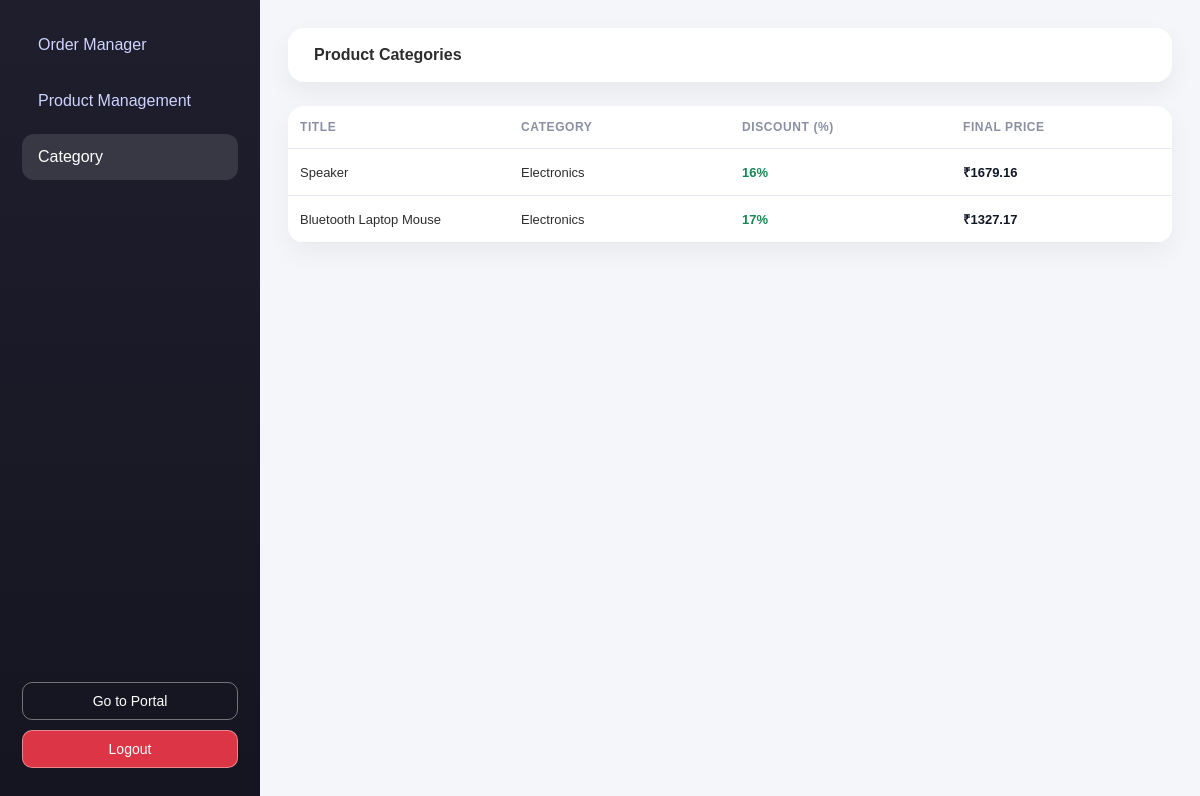
Page /products/get-orders/1/category (signed in) on the earlier database version.
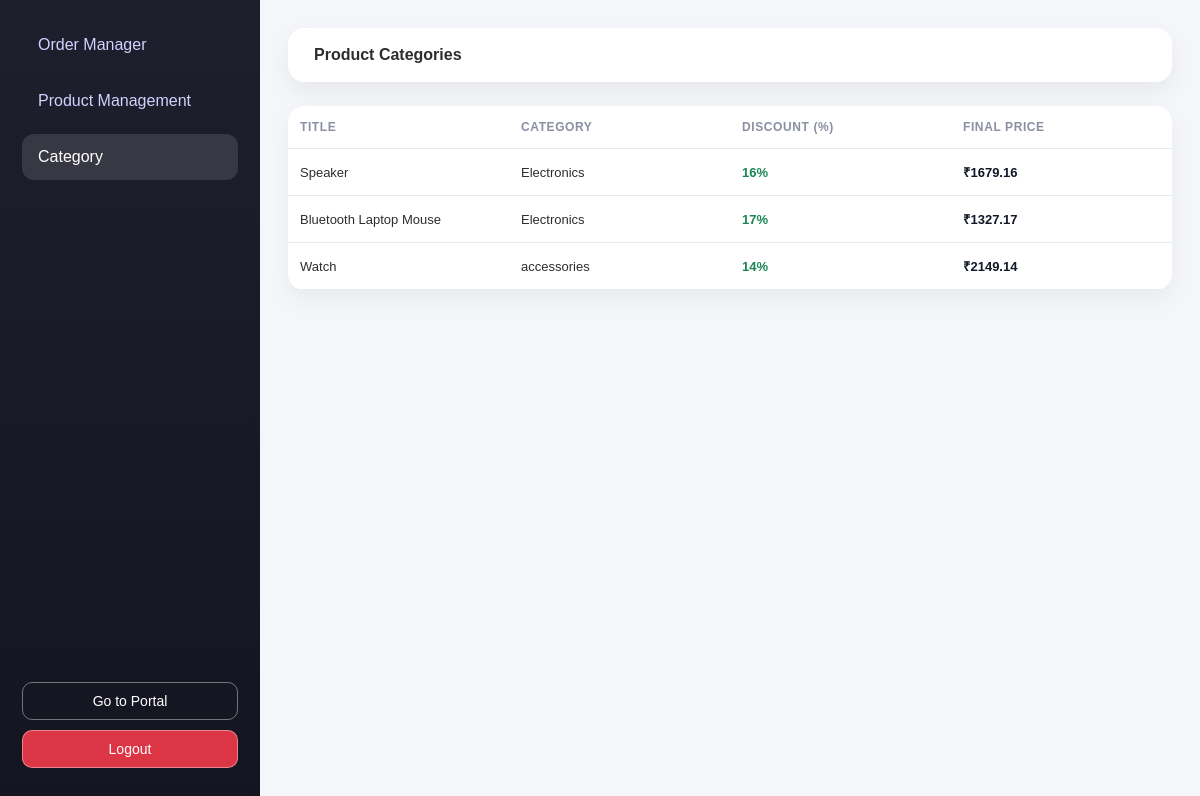
Same page on the later database version.
### db.py (models this page shows)
class Order(Base):
    __tablename__ = "orders"
    o_id=Column(Integer,primary_key=True,index=True)
    c_id = Column(Integer,ForeignKey("users.id"))
    p_id=Column(Integer,ForeignKey("products.p_id"))
    total_price=Column(Integer,nullable=False)
    is_delivered=Column(Boolean,default=False)
    payment_status=Column(String, nullable=False, default="pending")
    quantity=Column(Integer,nullable=False)
    payment = relationship("Payment", back_populates="order", uselist=False)

class Products(Base):
    __tablename__ = "products"
    p_id=Column(Integer,primary_key=True,index=True)
    title=Column(String,nullable=False,unique=True)
    description=Column(String)
    price=Column(Integer,nullable=False)
    discount=Column(Integer,nullable=False)
    image=Column(String,nullable=False)
    category=Column(String,nullable=False)

### main.py (the view)
@app.get("/products/get-orders/{user_id}/category",response_model=List[ProductCategory], tags=["Category endpoint"])
def get_category(request:Request,user_id:int,current_user=Depends(user_authentication),db:Session=Depends(get_db)):
    if current_user.id != user_id :
        return RedirectResponse("/",status_code=303)
    product_category=db.query(Order,Products).join(Products,Order.p_id==Products.p_id).filter(Order.c_id==user_id).all()
    response=[]
    for o,p in product_category:
        response.append(ProductCategory(
            title=p.title,
            category=p.category,
            discount=p.discount,
            total_price=o.total_price
        ))
    response= templates.TemplateResponse("category.html",{"request":request,"user_id":current_user.id,"response":response})
    return no_cache(response)

### Template/category.html (shortened to what this page needs)
<!DOCTYPE html>
<html lang="en">
<head>
    <link href="{{ url_for('static', path='/style2.css') }}" rel="stylesheet">
</head>
<body>
<div class="dashboard">
    <aside class="sidebar">
        <ul class="menu">
            <li>
                <a href="/products/get-orders/{{user_id}}">
                    Order Manager
                </a>
            </li>
            <li>
                <a href="/products/get-orders/{{user_id}}/productmanager">
                    Product Management
                </a>
            </li>
            <li class="active">
                <a href="#">Category</a>
            </li>
        </ul>
        <div class="sidebar-footer">
            <button onclick="firstfunction()" class="btn btn-outline-light w-100 mb-2">
                Go to Portal
            </button>
            <a href="/logout">
                <button class="btn btn-danger w-100">Logout</button>
            </a>
        </div>
    </aside>
    <main class="content">
        <header class="topbar">
            <h4>Product Categories</h4>
        </header>
        {% if response %}
        <div class="card">
                <table>
                    <thead>
                        <tr>
                            <th>Title</th>
                            <th>Category</th>
                            <th>Discount (%)</th>
                            <th>Final Price</th>
                        </tr>
                    </thead>
                    <tbody>
                    {% for res in response %}
                        <tr>
                            <td>{{ res.title }}</td>
                            <td>
                                    {{ res.category }}
                            </td>
                            <td class="discount-value">
                                    {{ res.discount }}%
                            </td>
                            <td class="total-price">
                                ₹{{ res.total_price }}
                            </td>
                        </tr>
                    {% endfor %}
                    </tbody>
                </table>
            </div>
        </div>
        {% else %}
        <div class="empty-state">
            <p>📦 No categories found yet.</p>
        </div>
        {% endif %}
</body>
</html>

Differences in the rows shown:
added Order: title "Watch", category "accessories", discount "14", total_price "2149.14"
